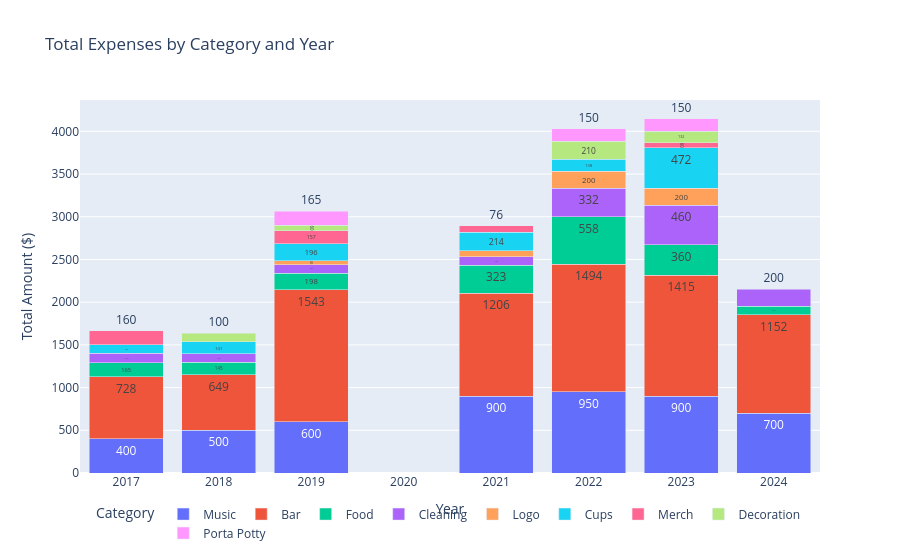

Write notebook code for a chart like this one.
### Code cell
# Plotly stacked bar chart of expenses by category and year

# Order categories
category_order = [
    "Music",
    "Bar",
    "Food",
    "Cleaning",
    "Logo",
    "Cups",
    "Merch",
    "Decoration",
    "Porta Potty",
]

# Prepare data in long format
df_cat = exp_df.groupby(["Year", "Category"])["Amount"].sum().reset_index()

# Plotly stacked bar chart
fig = px.bar(
    df_cat,
    x="Year",
    y="Amount",
    color="Category",
    category_orders={"Category": category_order},
    title="Total Expenses by Category and Year",
    labels={"Amount": "Total Amount ($)", "Year": "Year", "Category": "Category"},
    text_auto=".0f",
)

fig.update_layout(
    barmode="stack",
    legend_title_text="Category",
    legend_orientation="h",
    legend_yanchor="bottom",
    legend_y=-0.2,
    legend_xanchor="center",
    legend_x=0.5,
)

fig.show()

### Figure 1 — Plotly figure (JSON) as saved in the notebook; plotly's stock layout.template omitted (floating-point values rounded to 4 significant figures)
{"data": [{"alignmentgroup": "True", "hovertemplate": "Category=Music<br>Year=%{x}<br>Total Amount ($)=%{y}<extra></extra>", "legendgroup": "Music", "marker": {"color": "#636efa", "pattern": {"shape": ""}}, "name": "Music", "offsetgroup": "Music", "orientation": "v", "showlegend": true, "textposition": "auto", "texttemplate": "%{y:.0f}", "type": "bar", "x": [2017, 2018, 2019, 2021, 2022, 2023, 2024], "xaxis": "x", "y": [400, 500, 600, 900, 950, 900, 700], "yaxis": "y"}, {"alignmentgroup": "True", "hovertemplate": "Category=Bar<br>Year=%{x}<br>Total Amount ($)=%{y}<extra></extra>", "legendgroup": "Bar", "marker": {"color": "#EF553B", "pattern": {"shape": ""}}, "name": "Bar", "offsetgroup": "Bar", "orientation": "v", "showlegend": true, "textposition": "auto", "texttemplate": "%{y:.0f}", "type": "bar", "x": [2017, 2018, 2019, 2021, 2022, 2023, 2024], "xaxis": "x", "y": [727.7, 649, 1543.0, 1206.0, 1494.0, 1415.0, 1152], "yaxis": "y"}, {"alignmentgroup": "True", "hovertemplate": "Category=Food<br>Year=%{x}<br>Total Amount ($)=%{y}<extra></extra>", "legendgroup": "Food", "marker": {"color": "#00cc96", "pattern": {"shape": ""}}, "name": "Food", "offsetgroup": "Food", "orientation": "v", "showlegend": true, "textposition": "auto", "texttemplate": "%{y:.0f}", "type": "bar", "x": [2017, 2018, 2019, 2021, 2022, 2023, 2024], "xaxis": "x", "y": [165.3, 145, 197.8, 323.4, 557.7, 359.9, 100], "yaxis": "y"}, {"alignmentgroup": "True", "hovertemplate": "Category=Cleaning<br>Year=%{x}<br>Total Amount ($)=%{y}<extra></extra>", "legendgroup": "Cleaning", "marker": {"color": "#ab63fa", "pattern": {"shape": ""}}, "name": "Cleaning", "offsetgroup": "Cleaning", "orientation": "v", "showlegend": true, "textposition": "auto", "texttemplate": "%{y:.0f}", "type": "bar", "x": [2017, 2018, 2019, 2021, 2022, 2023, 2024], "xaxis": "x", "y": [110, 100, 100, 100, 332.4, 460, 200], "yaxis": "y"}, {"alignmentgroup": "True", "hovertemplate": "Category=Logo<br>Year=%{x}<br>Total Amount ($)=%{y}<extra></extra>", "legendgroup": "Logo", "marker": {"color": "#FFA15A", "pattern": {"shape": ""}}, "name": "Logo", "offsetgroup": "Logo", "orientation": "v", "showlegend": true, "textposition": "auto", "texttemplate": "%{y:.0f}", "type": "bar", "x": [2019, 2021, 2022, 2023], "xaxis": "x", "y": [45, 74.8, 200, 200], "yaxis": "y"}, {"alignmentgroup": "True", "hovertemplate": "Category=Cups<br>Year=%{x}<br>Total Amount ($)=%{y}<extra></extra>", "legendgroup": "Cups", "marker": {"color": "#19d3f3", "pattern": {"shape": ""}}, "name": "Cups", "offsetgroup": "Cups", "orientation": "v", "showlegend": true, "textposition": "auto", "texttemplate": "%{y:.0f}", "type": "bar", "x": [2017, 2018, 2019, 2021, 2022, 2023], "xaxis": "x", "y": [100, 140.6, 195.5, 214.1, 137.8, 471.8], "yaxis": "y"}, {"alignmentgroup": "True", "hovertemplate": "Category=Merch<br>Year=%{x}<br>Total Amount ($)=%{y}<extra></extra>", "legendgroup": "Merch", "marker": {"color": "#FF6692", "pattern": {"shape": ""}}, "name": "Merch", "offsetgroup": "Merch", "orientation": "v", "showlegend": true, "textposition": "auto", "texttemplate": "%{y:.0f}", "type": "bar", "x": [2017, 2019, 2021, 2023], "xaxis": "x", "y": [160, 156.6, 76.39, 60], "yaxis": "y"}, {"alignmentgroup": "True", "hovertemplate": "Category=Decoration<br>Year=%{x}<br>Total Amount ($)=%{y}<extra></extra>", "legendgroup": "Decoration", "marker": {"color": "#B6E880", "pattern": {"shape": ""}}, "name": "Decoration", "offsetgroup": "Decoration", "orientation": "v", "showlegend": true, "textposition": "auto", "texttemplate": "%{y:.0f}", "type": "bar", "x": [2018, 2019, 2022, 2023], "xaxis": "x", "y": [100, 60, 209.8, 132], "yaxis": "y"}, {"alignmentgroup": "True", "hovertemplate": "Category=Porta Potty<br>Year=%{x}<br>Total Amount ($)=%{y}<extra></extra>", "legendgroup": "Porta Potty", "marker": {"color": "#FF97FF", "pattern": {"shape": ""}}, "name": "Porta Potty", "offsetgroup": "Porta Potty", "orientation": "v", "showlegend": true, "textposition": "auto", "texttemplate": "%{y:.0f}", "type": "bar", "x": [2019, 2022, 2023], "xaxis": "x", "y": [165.5, 150, 150], "yaxis": "y"}], "layout": {"barmode": "stack", "legend": {"orientation": "h", "title": {"text": "Category"}, "tracegroupgap": 0, "x": 0.5, "xanchor": "center", "y": -0.2, "yanchor": "bottom"}, "title": {"text": "Total Expenses by Category and Year"}, "xaxis": {"anchor": "y", "domain": [0, 1], "title": {"text": "Year"}}, "yaxis": {"anchor": "x", "domain": [0, 1], "title": {"text": "Total Amount ($)"}}}}
